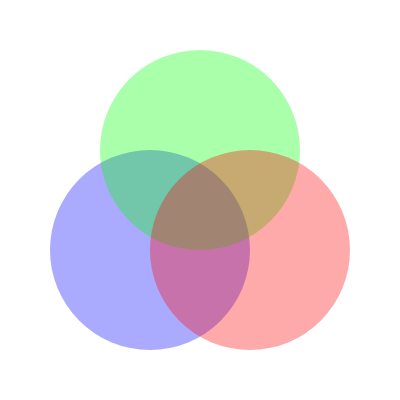
Frame 1 (no input)
Frame 60 (no input): identical to frame 1, image omitted
Frame 120 (the mouse pressed at the canvas centre since frame 60): identical to frame 1, image omitted

The p5.js sketch that drew this single still picture (run headless with seeded random() and noise() and a simulated clock; from frame 60 on, the mouse is pressed at the canvas centre):

// p5.js sketch
// ── sketch.js
function setup() {
  createCanvas(400, 400);
}

function draw() {
  background(255);
  noStroke();
  fill(0, 0, 255, 85);
  circle(150, 250, 200);
  fill(0, 255, 0, 85);
  circle(200, 150, 200);
  fill(255, 0, 0, 85);
  circle(250, 250, 200);
}
